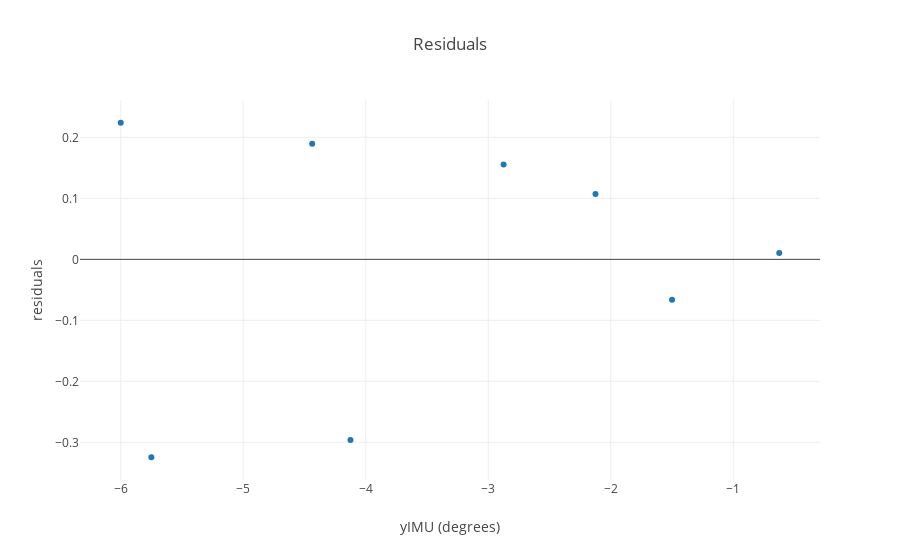

Notebook code for this chart:
### Code cell
resid = yIMU - yPred
layout = go.Layout(
    title='Force vs Degrees of Deflection',
    yaxis=dict(title='degrees'),
    xaxis=dict(title='Force (in grams)'),
    legend=dict(x=.1, y=-.5) )
traceResid = go.Scatter( x = yIMU, y = resid, mode = 'markers',
    name = 'resid' )
data = [traceResid]
layout = go.Layout(
    title='Residuals',
    yaxis=dict(title='residuals'),
    xaxis=dict(title='yIMU (degrees)'),
    legend=dict(x=.1, y=-.5) )

fig = go.Figure(data=data, layout=layout)
po.iplot(fig)

print(yIMU)
print(resid)

### Figure 1 — Plotly figure (JSON) as saved in the notebook; plotly's stock layout.template omitted (floating-point values rounded to 4 significant figures)
{"data": [{"mode": "markers", "name": "resid", "type": "scatter", "x": [-0.625, -1.5, -2.125, -2.875, -4.125, -4.438, -5.75, -6], "y": [0.01042, -0.06622, 0.1071, 0.1555, -0.2961, 0.1897, -0.3244, 0.224]}], "layout": {"legend": {"x": 0.1, "y": -0.5}, "title": "Residuals", "xaxis": {"title": "yIMU (degrees)"}, "yaxis": {"title": "residuals"}}}
